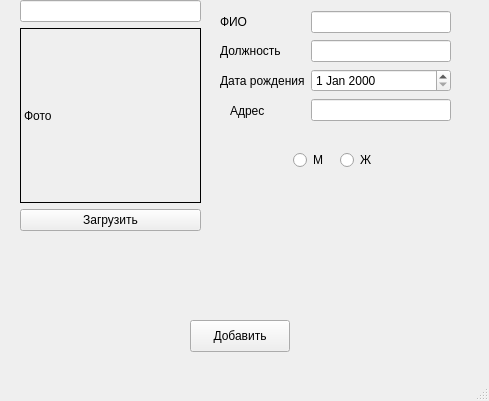
<?xml version="1.0" encoding="UTF-8"?>
<ui version="4.0">
 <class>MainWindow</class>
 <widget class="QMainWindow" name="MainWindow">
  <property name="geometry">
   <rect>
    <x>0</x>
    <y>0</y>
    <width>489</width>
    <height>401</height>
   </rect>
  </property>
  <property name="windowTitle">
   <string>MainWindow</string>
  </property>
  <widget class="QWidget" name="centralwidget">
   <widget class="QWidget" name="layoutWidget">
    <property name="geometry">
     <rect>
      <x>20</x>
      <y>0</y>
      <width>181</width>
      <height>231</height>
     </rect>
    </property>
    <layout class="QVBoxLayout" name="verticalLayout">
     <item>
      <widget class="QLineEdit" name="filePath">
       <property name="readOnly">
        <bool>true</bool>
       </property>
      </widget>
     </item>
     <item>
      <widget class="QLabel" name="image">
       <property name="frameShape">
        <enum>QFrame::Panel</enum>
       </property>
       <property name="text">
        <string>Фото</string>
       </property>
       <property name="scaledContents">
        <bool>true</bool>
       </property>
      </widget>
     </item>
     <item>
      <widget class="QPushButton" name="upload">
       <property name="text">
        <string>Загрузить</string>
       </property>
      </widget>
     </item>
    </layout>
   </widget>
   <widget class="QWidget" name="layoutWidget_2">
    <property name="geometry">
     <rect>
      <x>220</x>
      <y>10</y>
      <width>231</width>
      <height>116</height>
     </rect>
    </property>
    <layout class="QGridLayout" name="gridLayout">
     <item row="1" column="0">
      <widget class="QLabel" name="label_2">
       <property name="text">
        <string>Должность</string>
       </property>
      </widget>
     </item>
     <item row="0" column="1">
      <widget class="QLineEdit" name="name"/>
     </item>
     <item row="2" column="0">
      <widget class="QLabel" name="label_3">
       <property name="text">
        <string>Дата рождения</string>
       </property>
      </widget>
     </item>
     <item row="1" column="1">
      <widget class="QLineEdit" name="job"/>
     </item>
     <item row="2" column="1">
      <widget class="QDateEdit" name="birth_date"/>
     </item>
     <item row="0" column="0">
      <widget class="QLabel" name="label">
       <property name="text">
        <string>ФИО</string>
       </property>
      </widget>
     </item>
     <item row="3" column="1">
      <widget class="QLineEdit" name="address"/>
     </item>
    </layout>
   </widget>
   <widget class="QPushButton" name="add">
    <property name="geometry">
     <rect>
      <x>190</x>
      <y>320</y>
      <width>100</width>
      <height>32</height>
     </rect>
    </property>
    <property name="text">
     <string>Добавить</string>
    </property>
   </widget>
   <widget class="QLabel" name="label_4">
    <property name="geometry">
     <rect>
      <x>230</x>
      <y>100</y>
      <width>96</width>
      <height>21</height>
     </rect>
    </property>
    <property name="text">
     <string>Адрес</string>
    </property>
   </widget>
   <widget class="QRadioButton" name="female">
    <property name="geometry">
     <rect>
      <x>340</x>
      <y>150</y>
      <width>39</width>
      <height>20</height>
     </rect>
    </property>
    <property name="text">
     <string>Ж</string>
    </property>
   </widget>
   <widget class="QRadioButton" name="male">
    <property name="geometry">
     <rect>
      <x>293</x>
      <y>150</y>
      <width>37</width>
      <height>20</height>
     </rect>
    </property>
    <property name="text">
     <string>М</string>
    </property>
   </widget>
  </widget>
  <widget class="QMenuBar" name="menubar">
   <property name="geometry">
    <rect>
     <x>0</x>
     <y>0</y>
     <width>489</width>
     <height>24</height>
    </rect>
   </property>
  </widget>
  <widget class="QStatusBar" name="statusbar"/>
 </widget>
 <resources/>
 <connections/>
</ui>
